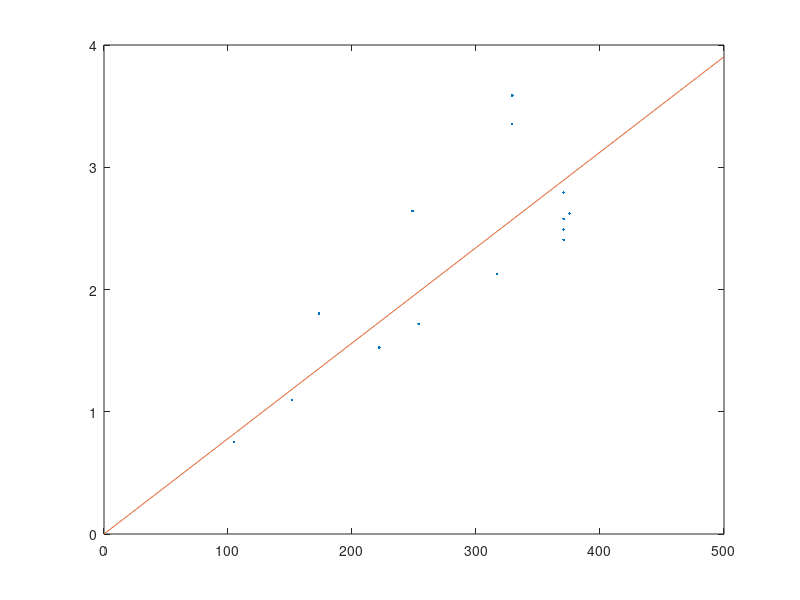

The MATLAB source for this figure:
clear;clc;close all;

noLoad = 11.4;
radAxle = 0.185;
radApp = 0.46;
g = 9.8;
armWeight = 2.11;
motorSpeed = 2500;%rpm
gearRatio = 14/120;
drumRad = 0.1524;
linearVelo = motorSpeed * gearRatio ./ 60 .* 2*pi * drumRad;

scale = [5.0, 8.1, 11.4, 11.4];%40 psi
power = [19.8, 23.7, 28.1, 27.0];

scale = [scale, 13.3, 2.2, 4.1, 7.0, 8.3, 10.9, 13.1, 13.1, 13.1, 13.1];%70 psi
power = [power, 23.6, 14.9, 16.5, 18.5, 19.4, 21.3, 23.4, 22.6, 23.0, 24.4];

power = power - noLoad;

fNormal = (armWeight + scale) * (radApp / radAxle) * g;
fDrag = power ./ linearVelo;
plot(fNormal, fDrag, '.'); hold on;

crrModel = @(crr, fn) crr .* fn;
coeffs = lsqcurvefit(crrModel, [0.01], fNormal, fDrag, [], [], optimset('Display','off'))

fSweep = linspace(0, 500, 1000);
plot(fSweep, crrModel(coeffs, fSweep));